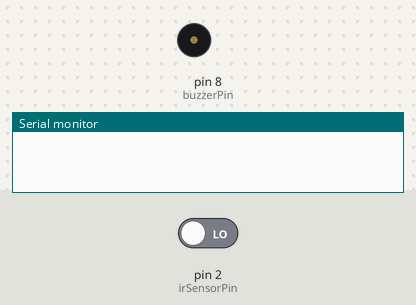
Bench run of a sketch on a simulated Arduino Uno, built with avr-gcc and run on an emulated ATmega328P. Shown: buzzer (waves = sounding, pin HIGH), the last lines printed to the serial monitor. Inputs (shaded band) come from the test bench; at power-on: pin 2 (irSensorPin) LOW.

Above: at 1.2 s.
1.3 s: pin 2 (irSensorPin) driven HIGH
At 1.7 s:
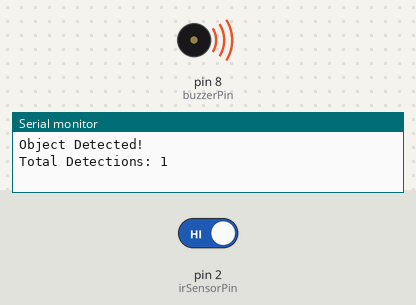
Timing chart, 0 to 4.3 s (numbered marks = the images above; inputs shaded):
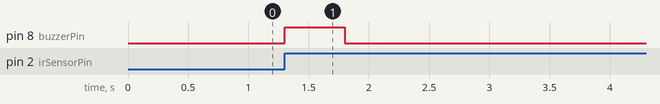

The sketch:

Exp1_IR_with_Buzzer_only_once_count.ino
```cpp
const int irSensorPin = 2;
const int buzzerPin = 8;
bool objectPreviouslyDetected = false;
int detectionCount = 0;

void setup() {
  pinMode(irSensorPin, INPUT);
  pinMode(buzzerPin, OUTPUT);
  Serial.begin(9600);
}

void loop() {
  int sensorValue = digitalRead(irSensorPin);

  if (sensorValue == HIGH && !objectPreviouslyDetected) {
    // New object detected
    digitalWrite(buzzerPin, HIGH);
    Serial.println("Object Detected!");

    detectionCount++;
    Serial.print("Total Detections: ");
    Serial.println(detectionCount);

    delay(500); // Buzz for 0.5 seconds
    digitalWrite(buzzerPin, LOW);

    objectPreviouslyDetected = true;
  }
  else if (sensorValue == LOW) {
    // No object in range
    objectPreviouslyDetected = false;
  }

  delay(100);
}
```

Measured:
- after the input at 1.3 s, pin 8 (buzzerPin): LOW → HIGH at once, → LOW 0.50 s later
